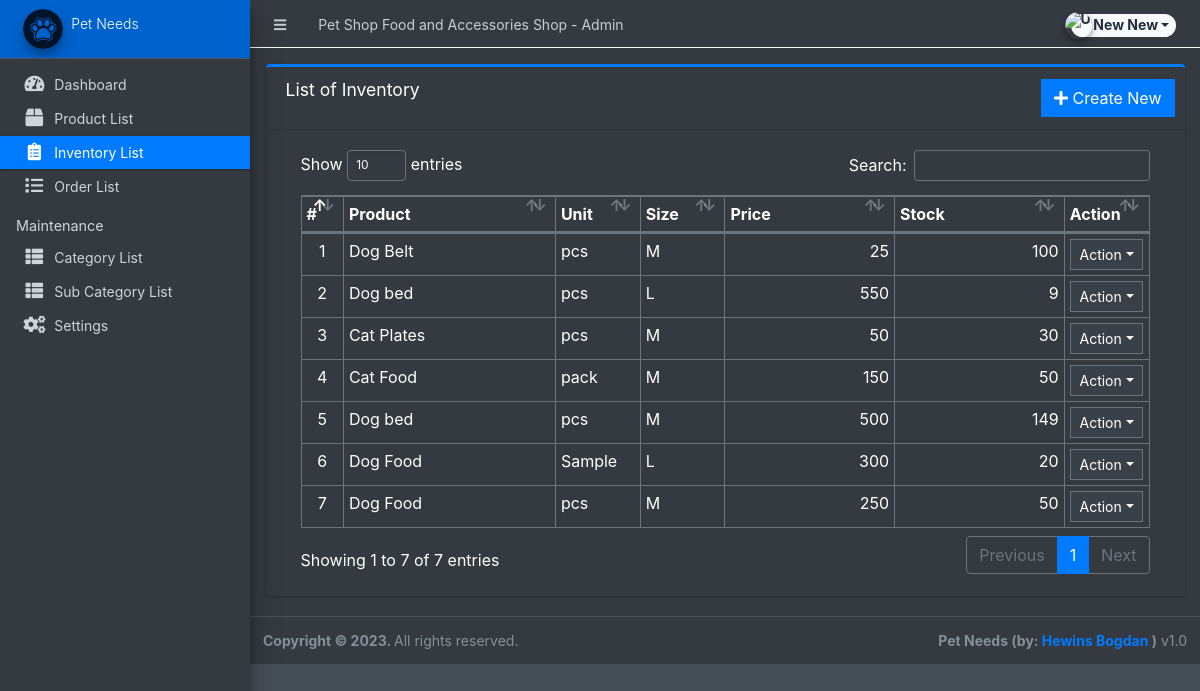
/admin/?page=inventory (signed in), run on the app's committed database.
### tables this page shows
CREATE TABLE `inventory` (
  `id` int(30) NOT NULL,
  `product_id` int(30) NOT NULL,
  `quantity` double NOT NULL,
  `unit` varchar(100) NOT NULL,
  `price` float NOT NULL,
  `size` varchar(250) NOT NULL,
  `date_created` datetime NOT NULL DEFAULT current_timestamp(),
  `date_updated` datetime DEFAULT NULL ON UPDATE current_timestamp()
);

CREATE TABLE `products` (
  `id` int(30) NOT NULL,
  `category_id` int(30) NOT NULL,
  `sub_category_id` int(30) NOT NULL,
  `product_name` varchar(250) NOT NULL,
  `description` text NOT NULL,
  `status` tinyint(1) NOT NULL DEFAULT 1,
  `date_created` datetime NOT NULL DEFAULT current_timestamp()
);

### admin/inventory/index.php (the view, shortened to what this page needs)
<div class="card card-outline card-primary">
	<div class="card-header">
		<h3 class="card-title">List of Inventory</h3>
		<div class="card-tools">
			<a href="?page=inventory/manage_inventory" class="btn btn-flat btn-primary"><span class="fas fa-plus"></span>  Create New</a>
		</div>
	</div>
	<div class="card-body">
		<div class="container-fluid">
        <div class="container-fluid">
			<table class="table table-bordered table-stripped">
				<colgroup>
					<col width="5%">
					<col width="25%">
					<col width="10%">
					<col width="10%">
					<col width="20%">
					<col width="20%">
					<col width="10%">
				</colgroup>
				<thead>
					<tr>
						<th>#</th>
						<th>Product</th>
						<th>Unit</th>
						<th>Size</th>
						<th>Price</th>
						<th>Stock</th>
						<th>Action</th>
					</tr>
				</thead>
				<tbody>
					<?php
					$i = 1;
						$qry = $conn->query("SELECT i.*,p.product_name as product from `inventory` i inner join `products` p on p.id = i.product_id order by unix_timestamp(i.date_created) desc ");
						while($row = $qry->fetch_assoc()):
						$sold = $conn->query("SELECT SUM(ol.quantity) as sold FROM order_list ol inner join orders o on o.id = ol.order_id where ol.product_id='{$row['id']}' and o.`status` != 4 ");
						$sold = $sold->num_rows > 0 ? $sold->fetch_assoc()['sold'] : 0;
						$avail = $row['quantity'] - $sold;
					?>
						<tr>
							<td class="text-center"><?php echo $i++; ?></td>
							<td><?php echo $row['product'] ?></td>
							<td><?php echo $row['unit'] ?></td>
							<td><?php echo $row['size'] ?></td>
							<td class="text-right"><?php echo number_format($row['price']) ?></td>
							<td class="text-right"><?php echo $avail ?></td>
							<td align="center">
								 <button type="button" class="btn btn-flat btn-default btn-sm dropdown-toggle dropdown-icon" data-toggle="dropdown">
				                  		Action
				                  </button>
							</td>
						</tr>
					<?php endwhile; ?>
				</tbody>
			</table>
		</div>
		</div>
	</div>
</div>

### data on the page
inventory: product.product_name "Dog Belt", unit "pcs", size "M", price "25", quantity "100"
inventory: product.product_name "Dog bed", unit "pcs", size "L", price "550", avail "9"
inventory: product.product_name "Cat Plates", unit "pcs", size "M", price "50", quantity "30"
inventory: product.product_name "Cat Food", unit "pack", size "M", price "150", quantity "50"
inventory: product.product_name "Dog bed", unit "pcs", size "M", price "500", avail "149"
inventory: product.product_name "Dog Food", unit "Sample", size "L", price "300", quantity "20"
inventory: product.product_name "Dog Food", unit "pcs", size "M", price "250", quantity "50"

### other printed values
$_settings->info('name') "Pet Shop Food and Accessories Shop"
$_settings->userdata('firstname').' '.$_settings->userdata('lastname') "New New"
$_settings->info('short_name') "Pet Needs"
